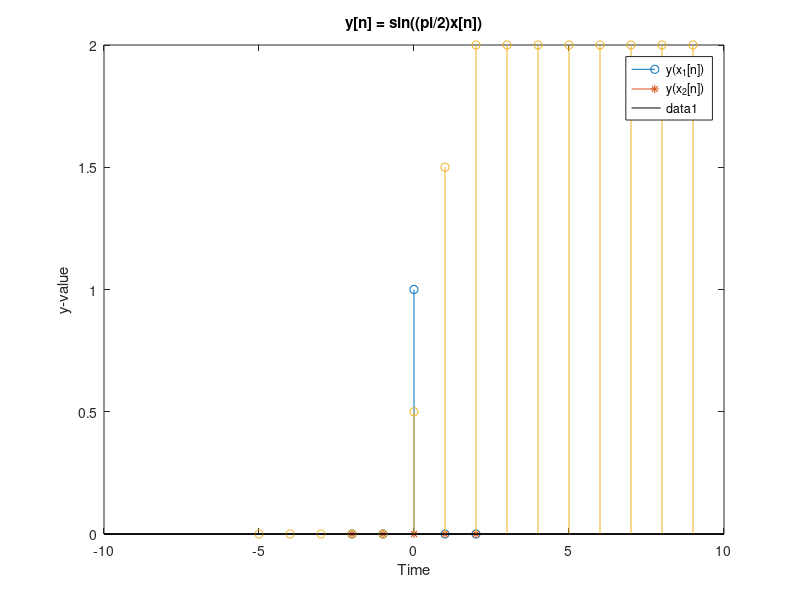

The MATLAB source for this figure:
% Define scopes
l = 2;

% Basic Problem a
n = [-l : l];
x1 = [zeros(1, l) 1 zeros(1, l)];
x2 = 2*x1;
y1 = sin(pi/2*x1);
y2 = sin(pi/2*x2);
stem(n, y1, 'o')
hold on
stem(n, y2, '*')
title('y[n] = sin((pi/2)x[n])')
xlabel('Time');
ylabel('y-value')
legend('y(x_1[n])', 'y(x_2[n])');

%Basic Problem b
n1 = [-5:9];
x0 = [zeros(1,5) 1/2 ones(1,9)];
x1 = [zeros(1,6) 1/2 ones(1,8)];
y = x0+x1;
stem(n1,y)
